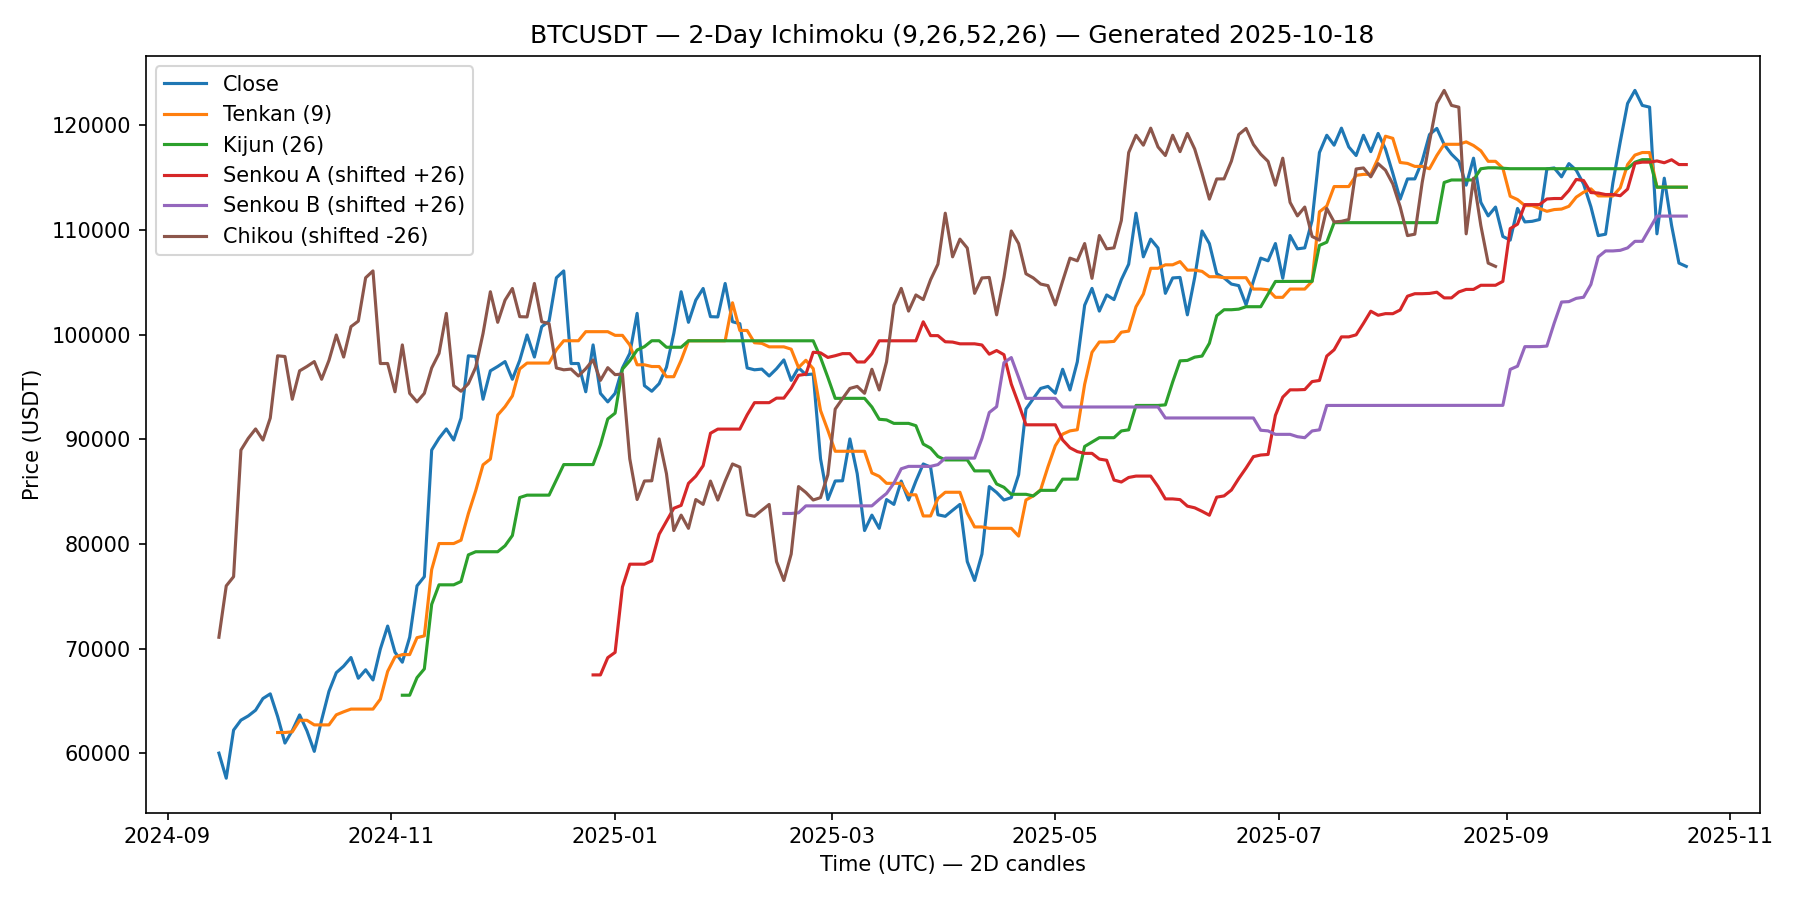

Source code (Python):
#!/usr/bin/env python3
"""
btc_2day_ichimoku.py
Fetch BTC/USDT klines from Binance, aggregate to 2-day candles,
compute Ichimoku (9, 26, 52, 26), and save a PNG + CSV locally.

Usage (examples):
  python btc_2day_ichimoku.py --symbol BTCUSDT --interval 1h --lookback-days 400
  python btc_2day_ichimoku.py --symbol BTCUSDT --interval 4h --lookback-days 1200

Notes:
- Uses public Binance Spot API (no key required).
- If US IP is throttled/blocked, run via VPN as you mentioned.
- Output files:
    ./btc_2day_ichimoku.csv
    ./btc_2day_ichimoku.png
"""

import argparse
import time
from datetime import datetime, timedelta, timezone

import requests
import pandas as pd
import numpy as np
import matplotlib.pyplot as plt


BINANCE_URL = "https://api.binance.com/api/v3/klines"

def fetch_klines(symbol: str, interval: str, start_ms: int, end_ms: int | None = None, limit: int = 1000) -> list[list]:
    """
    Fetch klines from Binance with pagination.
    Returns a list of kline arrays.
    """
    out = []
    params = {
        "symbol": symbol.upper(),
        "interval": interval,
        "limit": min(limit, 1000),
        "startTime": start_ms,
    }
    if end_ms is not None:
        params["endTime"] = end_ms

    while True:
        r = requests.get(BINANCE_URL, params=params, timeout=30)
        r.raise_for_status()
        batch = r.json()
        if not batch:
            break
        out.extend(batch)
        next_start = batch[-1][6] + 1  # last close_time + 1ms
        if end_ms is not None and next_start >= end_ms:
            break
        params["startTime"] = next_start
        time.sleep(0.2)
        if len(batch) < params["limit"]:
            break
    return out


def klines_to_df(klines: list[list]) -> pd.DataFrame:
    cols = [
        "open_time","open","high","low","close","volume",
        "close_time","quote_asset_volume","number_of_trades",
        "taker_buy_base","taker_buy_quote","ignore"
    ]
    df = pd.DataFrame(klines, columns=cols)
    for c in ["open","high","low","close","volume","quote_asset_volume","taker_buy_base","taker_buy_quote"]:
        df[c] = pd.to_numeric(df[c], errors="coerce")
    df["open_time"] = pd.to_datetime(df["open_time"], unit="ms", utc=True)
    df["close_time"] = pd.to_datetime(df["close_time"], unit="ms", utc=True)
    df = df.set_index("open_time").sort_index()
    return df


def resample_to_2d(df: pd.DataFrame) -> pd.DataFrame:
    o = df["open"].resample("2D", label="right", closed="right").first()
    h = df["high"].resample("2D", label="right", closed="right").max()
    l = df["low"].resample("2D", label="right", closed="right").min()
    c = df["close"].resample("2D", label="right", closed="right").last()
    v = df["volume"].resample("2D", label="right", closed="right").sum()
    out = pd.concat({"open": o, "high": h, "low": l, "close": c, "volume": v}, axis=1).dropna()
    return out


def ichimoku(df_2d: pd.DataFrame, conv_len=9, base_len=26, span_b_len=52, displacement=26) -> pd.DataFrame:
    high = df_2d["high"]
    low = df_2d["low"]
    close = df_2d["close"]

    conv = (high.rolling(conv_len).max() + low.rolling(conv_len).min()) / 2.0
    base = (high.rolling(base_len).max() + low.rolling(base_len).min()) / 2.0
    span_a = ((conv + base) / 2.0).shift(displacement)  # forward shift
    span_b = ((high.rolling(span_b_len).max() + low.rolling(span_b_len).min()) / 2.0).shift(displacement)  # forward shift
    chikou = close.shift(-displacement)  # lagging, plotted back

    out = df_2d.copy()
    out["tenkan"] = conv
    out["kijun"] = base
    out["senkou_a"] = span_a
    out["senkou_b"] = span_b
    out["chikou"] = chikou
    return out


def plot_ichimoku(df_i: pd.DataFrame, out_png: str, title: str):
    plt.figure(figsize=(12, 6))
    plt.plot(df_i.index, df_i["close"], label="Close")
    plt.plot(df_i.index, df_i["tenkan"], label="Tenkan (9)")
    plt.plot(df_i.index, df_i["kijun"], label="Kijun (26)")
    plt.plot(df_i.index, df_i["senkou_a"], label="Senkou A (shifted +26)")
    plt.plot(df_i.index, df_i["senkou_b"], label="Senkou B (shifted +26)")
    plt.plot(df_i.index, df_i["chikou"], label="Chikou (shifted -26)")

    plt.title(title)
    plt.xlabel("Time (UTC) — 2D candles")
    plt.ylabel("Price (USDT)")
    plt.legend(loc="best")
    plt.tight_layout()
    plt.savefig(out_png, dpi=150)
    plt.close()


def main():
    parser = argparse.ArgumentParser()
    parser.add_argument("--symbol", default="BTCUSDT", help="Symbol, e.g., BTCUSDT")
    parser.add_argument("--interval", default="1h", help="Binance kline interval (e.g., 1m, 5m, 15m, 1h, 4h)")
    parser.add_argument("--lookback-days", type=int, default=400, help="How many days back to fetch from now.")
    parser.add_argument("--outfile-prefix", default="btc_2day_ichimoku", help="Output file prefix")
    args = parser.parse_args()

    now_utc = datetime.now(timezone.utc)
    start_dt = now_utc - timedelta(days=args.lookback_days)
    start_ms = int(start_dt.timestamp() * 1000)
    end_ms = int(now_utc.timestamp() * 1000)

    print(f"Fetching {args.symbol} {args.interval} from {start_dt.isoformat()} to {now_utc.isoformat()} ...")
    kl = fetch_klines(args.symbol, args.interval, start_ms, end_ms=end_ms)

    if not kl:
        raise SystemExit("No data returned. Try increasing lookback or changing interval.")

    df = klines_to_df(kl)
    df_2d = resample_to_2d(df)
    df_i = ichimoku(df_2d, conv_len=9, base_len=26, span_b_len=52, displacement=26)

    csv_path = f"{args.outfile_prefix}.csv"
    png_path = f"{args.outfile_prefix}.png"

    df_i.to_csv(csv_path, index=True)
    title = f"{args.symbol} — 2-Day Ichimoku (9,26,52,26) — Generated {now_utc.date().isoformat()}"
    plot_ichimoku(df_i, png_path, title)

    print(f"Saved CSV: {csv_path}")
    print(f"Saved PNG: {png_path}")


if __name__ == "__main__":
    main()
